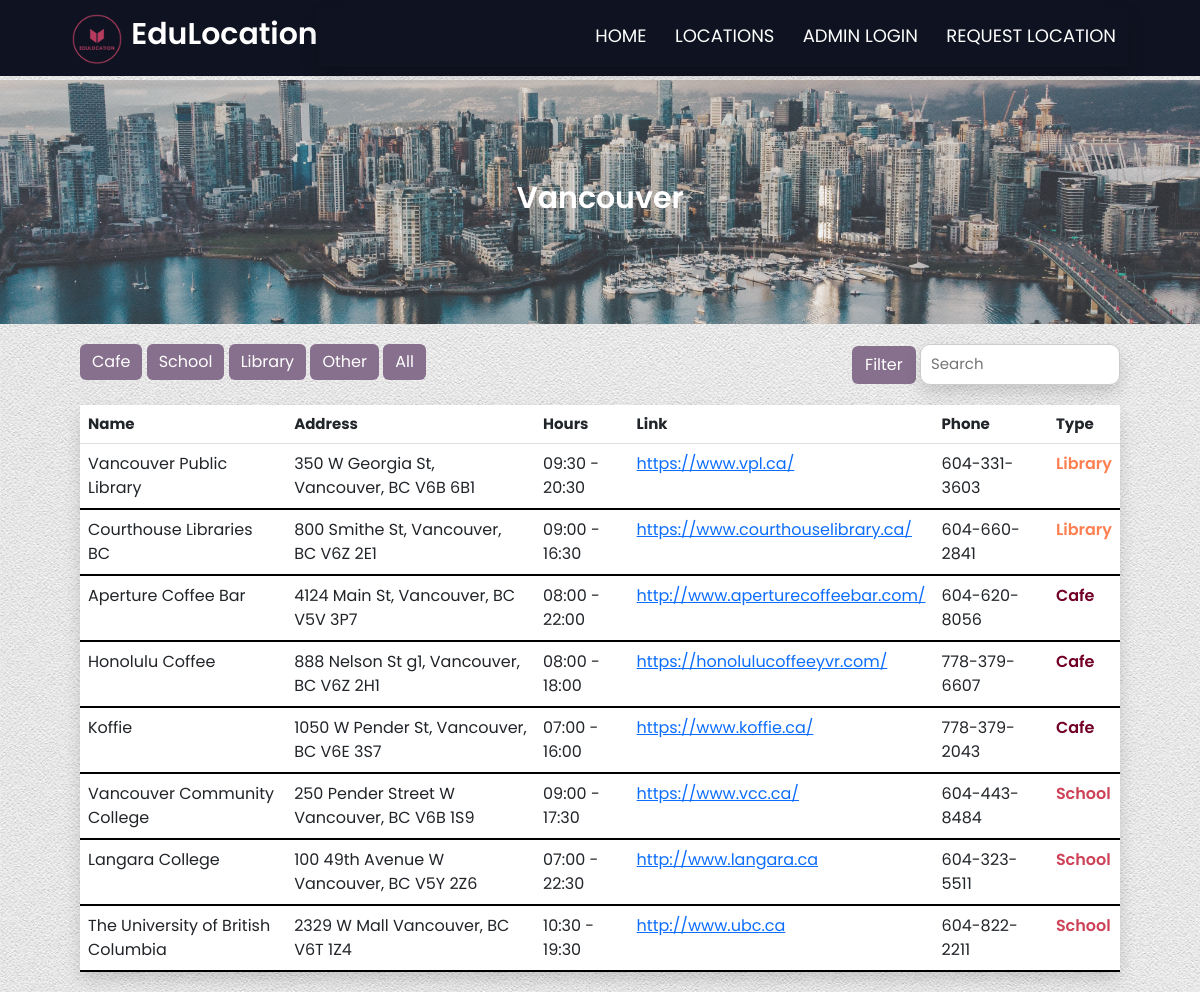
Page /location/vancouver on the earlier database version.
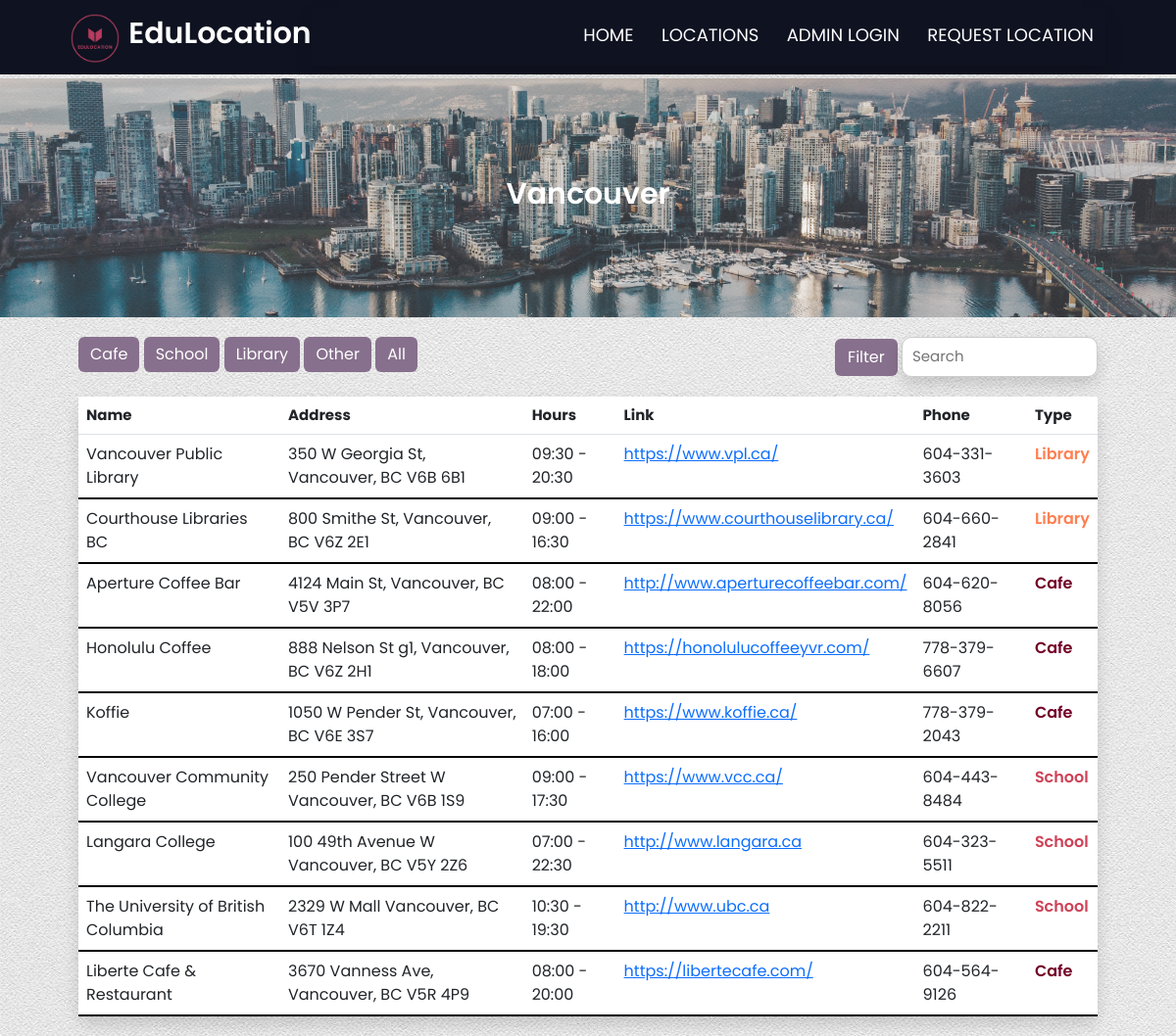
Same page on the later database version.
### models.py (models this page shows, shortened)
class Locations(db.Model):
    id = db.Column("id", db.Integer, primary_key=True)
    name = db.Column(db.String(100), nullable=False)
    city = db.Column(db.String(100))
    address = db.Column(db.String(100))
    hours = db.Column(db.String(100))
    link = db.Column(db.String(100))
    phone = db.Column(db.String(100))
    location_type = db.Column(db.String(100))

### myapp.py (the view)
@app.route("/location/vancouver")
def vancouver():
    locations, filter_type, search_query = get_filtered_locations(city="Vancouver")
    return render_template("vancouver.html", locations=locations, filter_type=filter_type, search_query=search_query)

### myapp.py (called while the page is built)
def get_filtered_locations(city=None):
    search_query = request.args.get("search_query")
    filter_type = request.args.get("filter_type")
    query = Locations.query
    if city:
        query = query.filter_by(city=city)
    if search_query:
        search_query = f"%{search_query.lower().strip('%')}%"
        query = query.filter((Locations.name.ilike(search_query)) | (Locations.city.ilike(search_query)))
    elif filter_type:
        if filter_type == "Other":
            query = query.filter(Locations.location_type.notin_(["Cafe", "School", "Library"]))
        else:
            query = query.filter_by(location_type=filter_type)
    return query.all(), filter_type, search_query.strip('%') if search_query else search_query

### templates/vancouver.html (shortened to what this page needs)
{% extends 'base.html' %}
{% block content %}
    <link rel="stylesheet" href="/static/main.css" />
    <section class="city-dashboard vancouver-dashboard">
        <h1>Vancouver</h1>
    </section>
    <div class="filter d-flex justify-content-between">
        <div>
            <button type="button" class="btn btn-primary mr-2" onclick="window.location.href='/location/vancouver?filter_type=Cafe'">Cafe</button>
            <button type="button" class="btn btn-primary mr-2" onclick="window.location.href='/location/vancouver?filter_type=School'">School</button>
            <button type="button" class="btn btn-primary mr-2" onclick="window.location.href='/location/vancouver?filter_type=Library'">Library</button>
            <button type="button" class="btn btn-primary mr-2" onclick="window.location.href='/location/vancouver?filter_type=Other'">Other</button>
            <button type="button" class="btn btn-primary" onclick="window.location.href='/location/vancouver'">All</button>
        </div>
        <form method="GET" action="{{ url_for('vancouver') }}" class="form-inline search-form">
            <button class="btn search-btn my-2 my-sm-0" type="submit">Filter</button>
            <input class="search-input shadow" type="search" placeholder="Search" aria-label="Search" name="search_query" value="{{ search_query or '' }}">
        </form>
    </div>
    <div class="box-table shadow">
        <table class="table table-hover">
            <thead>
                <tr class="table-title">
                    <th>Name</th>
                    <th>Address</th>
                    <th>Hours</th>
                    <th>Link</th>
                    <th>Phone</th>
                    <th>Type</th>
                </tr>
            </thead>
            <tbody>
                {% for location in locations %}
                {% if location.city == "Vancouver" %}
                <tr class="table-row">
                    <td>{{ location.name }}</td>
                    <td>{{ location.address }}</td>
                    <td>{{ location.hours }}</td>
                    <td class="link-width"><a href="{{ location.link }}" target="_blank">{{ location.link }}</a></td>
                    <td class="phone-width">{{ location.phone }}</td>
                    <td class="{{ location.location_type|lower }}">{{ location.location_type }}</td>
                </tr>
                {% endif %}
                {% endfor %}
            </tbody>
        </table>
    </div>
{% endblock %}

Differences in the rows shown:
added Locations: name "Liberte Cafe & Restaurant", address "3670 Vanness Ave, Vancouver, BC V5R 4P9", hours "08:00 - 20:00", link "https://libertecafe.com/", phone "604-564-9126", location_type "Cafe"
